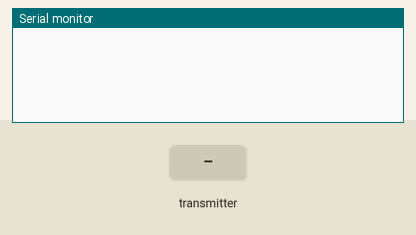
Simulated run of this sketch. Board: ESP32. Shown: the last lines printed to the serial monitor. Inputs (shaded band) come from the test bench. WiFi joins after 1.5 s; servers stay silent unless stated; uploads are accepted with an empty reply.

Above: at 1.3 s.
1.4 s: the transmitter starts sending nitrogen = 0
At 2.34 s:
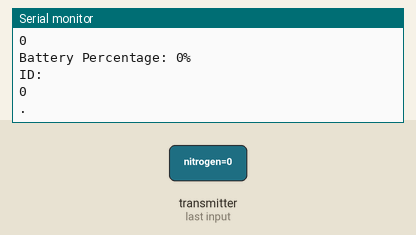
2.9 s: the transmitter starts sending phosphorous = 0
5.9 s: the transmitter starts sending potassium = 1024
At 6.94 s:
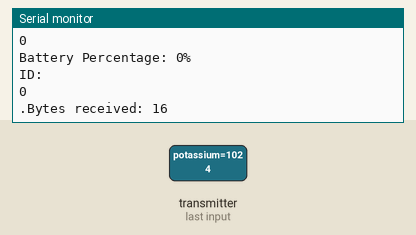
7.4 s: the transmitter starts sending moisture = 1024
At 7.4 s:
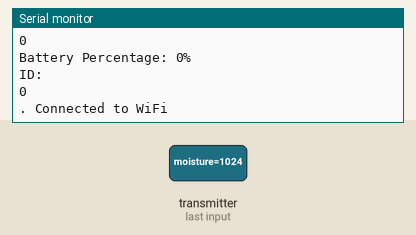
8.9 s: the transmitter starts sending temp = 25
10.4 s: the transmitter starts sending pH = 2048
Timing chart, 0 to 12.9 s (numbered marks = the images above; inputs shaded):
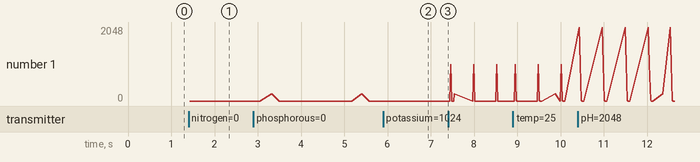

The sketch:

base_to_server_3.ino
```cpp
#include <esp_now.h>
#include <WiFi.h>
#include <HTTPClient.h>
#include <esp_wifi.h>

// Define the Serial port to communicate with ESP32
#define SerialPort Serial2 // Change this if you're using a different serial port

int espID = 1; // Adjust Accordingly

// Define the queries to send to the sensor
uint8_t soilMoistureQuery[] = {0x01, 0x03, 0x00, 0x00, 0x00, 0x01, 0x84, 0x0A}; // Read Humidity (works)
uint8_t soilTemperatureQuery[] = {0x01, 0x03, 0x00, 0x01, 0x00, 0x01, 0xD5, 0xCA}; // Read Temperature (works)
uint8_t conductivityQuery[] = {0x01, 0x03, 0x00, 0x02, 0x00, 0x01, 0x25, 0xCA}; // Read Conductivity (works)
uint8_t phQuery[] = {0x01, 0x03, 0x00, 0x03, 0x00, 0x01, 0x74, 0x0A};
uint8_t npkQuery[] = {0x01, 0x03, 0x00, 0x04, 0x00, 0x03, 0x44, 0x0a};

// For Battery Percentage
int sensorPin = 35;   // select the input pin for the potentiometer
float sensorValue = 0;  // variable to store the value coming from the sensor
int count = 0;

bool new_data = 0; // Flag to send data only once

// Universal MAC Address
uint8_t broadcastAddress[] = {0xFF, 0xFF, 0xFF, 0xFF, 0xFF, 0xFF};

// Must match the receiver structure
typedef struct sensor_data {
  int16_t nitrogen;
  int16_t phosphorous;
  int16_t potassium;
  int16_t moisture;     // Scaled to one decimal place (e.g., 65.4% -> 654)
  int16_t temp;         // Scaled to one decimal place (e.g., 23.7°C -> 237)
  int16_t pH;           // Scaled to one decimal place (e.g., 7.1 -> 71)
  int16_t conductivity; // Same as above
  uint8_t battery;      // 0 to 100 fits in 1 byte
  uint8_t ID;           // 1 to 9 fits in 1 byte
} sensor_data;

sensor_data myData;
sensor_data receivedData;

#define ARRAY_SIZE 4  // Define the size of the array

sensor_data dataArray[ARRAY_SIZE];
int storedDataCount = 0;

bool flag = false;

const char* ssid = "Ufone-LTE-FBD7D";
const char* password = "7A5FBD7D";

// Create peer interface
esp_now_peer_info_t peerInfo;

// Callback For Sending Data
void OnDataSent(const uint8_t *mac_addr, esp_now_send_status_t status) {
  Serial.print("\r\nLast Packet Send Status:\t");
  Serial.println(status == ESP_NOW_SEND_SUCCESS ? "Delivery Success" : "Delivery Fail");
}

void sendDataToFastAPI() {

  WiFi.mode(WIFI_OFF);
  delay(100);
  WiFi.mode(WIFI_STA);

  esp_wifi_set_protocol(WIFI_IF_STA, WIFI_PROTOCOL_11B);

  WiFi.begin(ssid, password);

  Serial.print("Connecting to WiFi");
  while (WiFi.status() != WL_CONNECTED) {
    delay(500);
    Serial.print(".");
  }
  Serial.println(" Connected to WiFi");

  if (WiFi.status() == WL_CONNECTED) {
    HTTPClient http;

    // Construct the URL with query parameters
    String url = "https://pandas-production-7843.up.railway.app/addReadingRecord?";
    url += "pH=" + String(receivedData.pH, 1) + "&";
    url += "nitrogen=" + String(receivedData.nitrogen, 1) + "&";
    url += "phosphorous=" + String(receivedData.phosphorous, 1) + "&";
    url += "potassium=" + String(receivedData.potassium, 1) + "&";
    url += "temperature=" + String(receivedData.temp, 1) + "&";
    url += "moisture=" + String(receivedData.moisture, 1) + "&";
    url += "conductivity=" + String(receivedData.conductivity, 1) + "&";
    url += "battery=" + String(receivedData.battery, 1) + "&";
    url += "user_id=" + String(receivedData.ID);

    http.begin(url);

    // Send HTTP POST request
    int httpResponseCode = http.POST(""); // Send an empty body

    if (httpResponseCode > 0) {
        String response = http.getString();
        Serial.println(httpResponseCode); // Print return code
        Serial.println(response); // Print request answer
    } else {
        Serial.print("Error on sending POST: ");
        Serial.println(httpResponseCode);
    }

    http.end(); // Free resources
  } else {
    Serial.println("WiFi Disconnected");
  }

  // Turn WiFi off again to free resources for ESP-NOW
  WiFi.mode(WIFI_OFF);
  delay(100);
  WiFi.mode(WIFI_STA);

  esp_wifi_set_protocol(WIFI_IF_STA, WIFI_PROTOCOL_LR);

  // Reinitialize ESP-NOW
  if (esp_now_init() != ESP_OK) {
    Serial.println("Error initializing ESP-NOW");
    return;
  }

  // Register peer
  memcpy(peerInfo.peer_addr, broadcastAddress, 6);
  peerInfo.channel = 0;
  peerInfo.encrypt = false;

  // Add peer
  if (esp_now_add_peer(&peerInfo) != ESP_OK) {
    Serial.println("Failed to add peer");
    return;
  }

  // Re-register callback functions
  esp_now_register_send_cb(OnDataSent);
  esp_now_register_recv_cb(OnDataRecv);
}

// Callback for Receiving Data
void OnDataRecv(const esp_now_recv_info * mac, const uint8_t *incomingData, int len) {
  memcpy(&receivedData, incomingData, sizeof(receivedData));

  // Print to Serial Monitor
  Serial.print("Bytes received: ");
  Serial.println(len);

  Serial.println("NPK Values:");
  Serial.print("Nitrogen: ");
  Serial.println(receivedData.nitrogen);
  Serial.print("Phosphorus: ");
  Serial.println(receivedData.phosphorous);
  Serial.print("Potassium: ");
  Serial.println(receivedData.potassium);

  Serial.println("pH Value:");
  Serial.println(receivedData.pH);

  Serial.println("Soil Moisture:");
  Serial.println(receivedData.moisture);

  Serial.println("Soil Temperature:");
  Serial.println(receivedData.temp);

  Serial.println("Conductivity:");
  Serial.println(receivedData.conductivity);

  Serial.print("Battery Percentage: ");
  Serial.print(receivedData.battery);
  Serial.print("%");

  Serial.println();
  Serial.println("ID:");
  Serial.println(receivedData.ID);
  Serial.println();

  flag = true;
}

void setup() {
  // Init Serial Monitor
  Serial.begin(9600);

  // Set device as a Wi-Fi Station
  WiFi.mode(WIFI_STA);

	esp_wifi_set_protocol(WIFI_IF_STA, WIFI_PROTOCOL_LR);
  delay(100);

  // Init ESP-NOW
  if (esp_now_init() != ESP_OK) {
    Serial.println("Error initializing ESP-NOW");
    return;
  }

  // Send Callback Function
  esp_now_register_send_cb(OnDataSent);

  // Receive Callback Function
  esp_now_register_recv_cb(OnDataRecv);

  // Register peer
  memcpy(peerInfo.peer_addr, broadcastAddress, 6);
  peerInfo.channel = 0;
  peerInfo.encrypt = false;

  // Add peer
  if (esp_now_add_peer(&peerInfo) != ESP_OK) {
    Serial.println("Failed to add peer");
    return;
  }
}

void loop() {
  if (flag == true) {
    sendDataToFastAPI();
    flag = false;
  }

  delay(100);
}
```

Measured:
- after the input at 1.4 s, the serial monitor: prints a new line at once (image 1)
- after the input at 5.9 s, the serial monitor: prints a new line at once (image 2)
